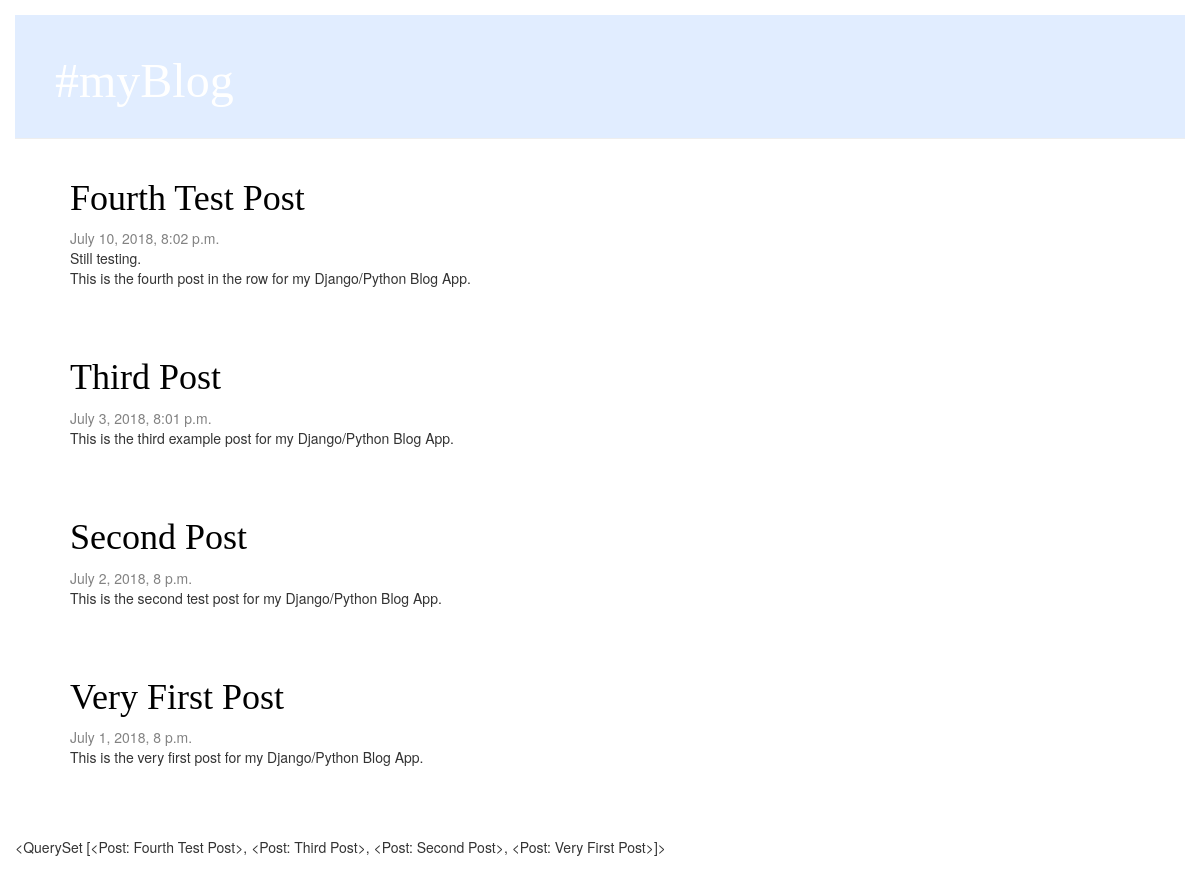
The app's page /, older data.
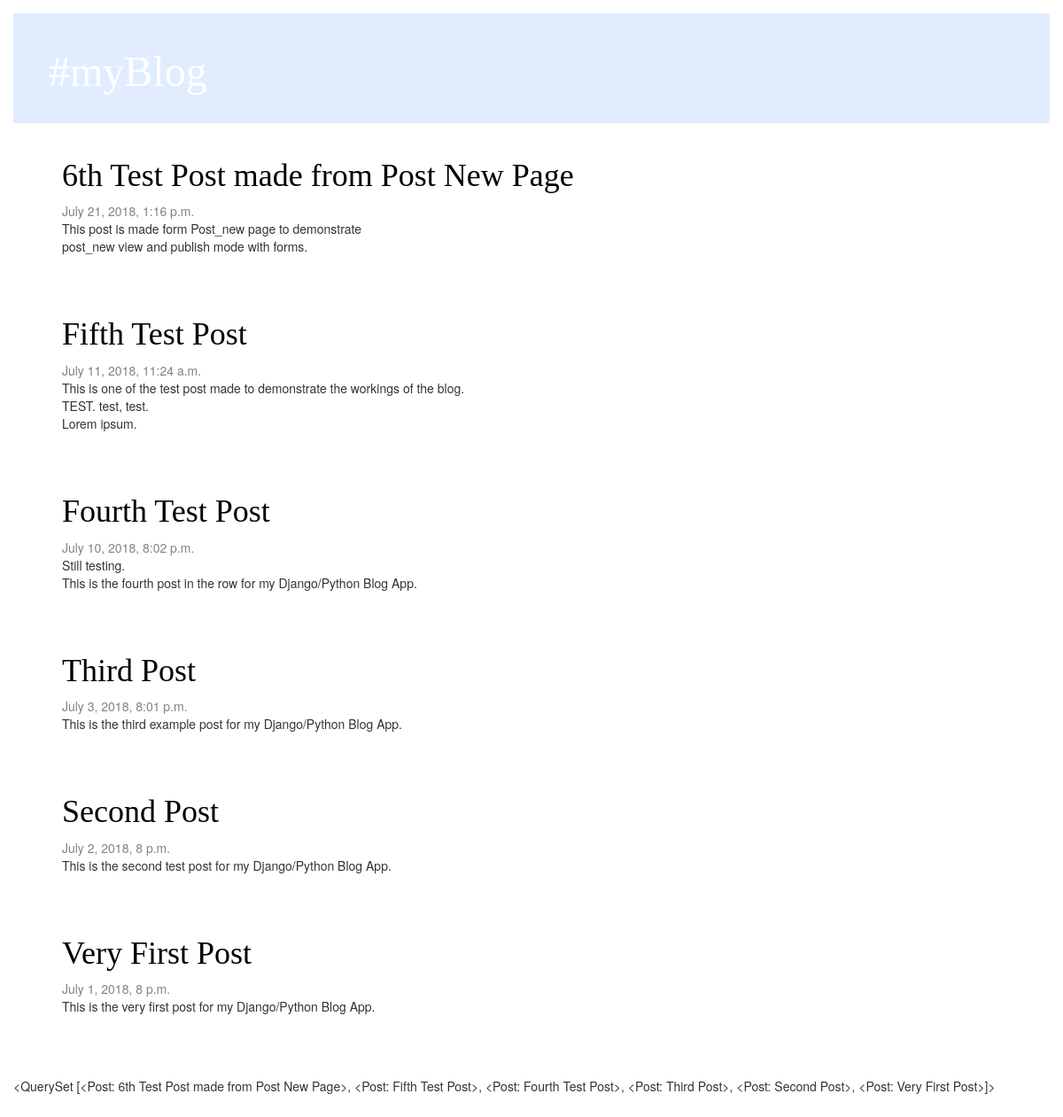
The same page, newer data.
### blog/models.py (models this page shows, shortened)
class Post(models.Model):
    author  =   models.ForeignKey('auth.User', on_delete=models.CASCADE)
    title   =   models.CharField(max_length=200)
    text    =   models.TextField()
    created_date    =   models.DateTimeField(default=timezone.now)
    published_date   =   models.DateTimeField(blank=True, null=True)
    def __str__(self):
        return self.title

### blog/views.py (the view)
# urls.py: path('', views.post_list, name='post_list'),
def post_list(request):
    posts = Post.objects.filter(published_date__lte=timezone.now()).order_by('-published_date')
    return render(request,'blog/post_list.html',{'postss': posts})

### templates/blog/post_list.html
{% extends 'blog/base.html' %}
{% block contents %}
    {% for post in postss %}
        <div class="post">
            <h1><a href="{% url 'post_detail' pk=post.pk %}">{{ post.title }}</a></h1>
            <div class="date"> {{ post.published_date }} </div>
            <p>{{ post.text|linebreaksbr }}</p>
        </div>
    {% endfor %}
{% endblock %}

### templates/blog/base.html (shortened to what this page needs)
{% load static %}
<!DOCTYPE html>
<html>
<head>
    <link rel="stylesheet" href="//maxcdn.bootstrapcdn.com/bootstrap/3.2.0/css/bootstrap.min.css">
    <link rel="stylesheet" href="//maxcdn.bootstrapcdn.com/bootstrap/3.2.0/css/bootstrap-theme.min.css">
    <link rel="stylesheet" href="{% static 'css/blog.css' %}">
</head>
<body>
<div class="page-header">
    <h1><a href="/">#myBlog</a></h1>
</div>
<div class="content container">
    <div class="row">
        <div class="col-md-8">
            {% block contents %}
            {% endblock %}
        </div>
    </div>
</div>
<p> {{ postss }} </p>
</body>
</html>

### blog/static/css/blog.css (style rules this page uses)
h1 a { color: #5ba7ca; font-family: 'Lobster'; }
body { padding: 15px; }
.page-header { background-color: #e1edff; margin-top: 0; padding: 20px 20px 20px 40px; }
.page-header h1, .page-header h1 a, .page-header h1 a:visited, .page-header h1 a:active { color: #ffffff; font-size: 36pt; text-decoration: none; }
.content { margin-left: 40px; }
h1, h2, h3, h4 { font-family: 'Lobster', cursive; }
.date { color: #828282; }
.post { margin-bottom: 70px; }
.post h1 a, .post h1 a:visited { color: #000000; }

Row changes from the older to the newer data that the page shows:
added Post: title "6th Test Post made from Post New Page", published_date "July 21, 2018, 1:16 p.m.", text "This post is made form Post_new page to demonstrate post_new view and publish mode with forms.", title.title "<QuerySet [<Post: 6th Test Post made from Post New Page>, <Post: Fifth Test Post>, <Post: Fourth Test Post>, <Post: Third Post>, <Post: Second Post>, <Post: Very First Post>]>"
added Post: title "Fifth Test Post", published_date "July 11, 2018, 11:24 a.m.", text "This is one of the test post made to demonstrate the workings of the blog. TEST. test, test. Lorem ipsum."
Text that changed along with them:
{{ postss }}: "<QuerySet [<Post: Fourth Test Post>, <Post: Third Post>, <Post: Second Post>, <Post: Very First Post>]>" → "<QuerySet [<Post: 6th Test Post made from Post New Page>, <Post: Fifth Test Post>, <Post: Fourth Test Post>, <Post:…"
